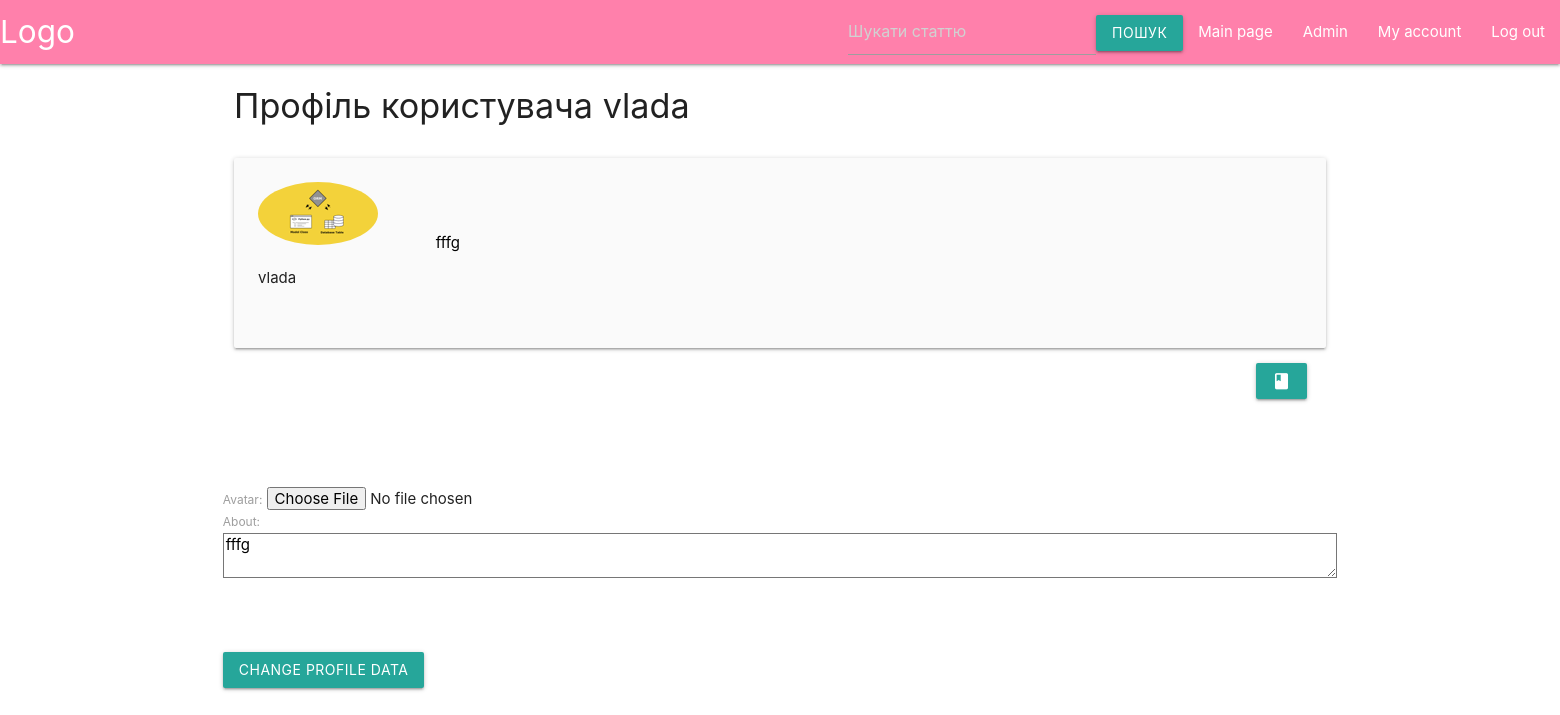
/profile/ (signed in), run on the app's committed database.
### blog/models.py (models this page shows, shortened)
class Profile(models.Model):
    user = models.OneToOneField(User, on_delete=models.CASCADE)
    avatar = models.ImageField(upload_to='blog/static/img/profiles',
                               default = 'blog/static/img/profiles/default.png',
                               verbose_name = 'Фото профілю')
    about = models.TextField(max_length=500,
                             verbose_name = 'Про себе',
                             blank=True)

### blog/views.py (the view)
# urls.py: path('profile/', views.profile, name='user_profile'),
@login_required
def profile(request):
    if request.method == 'POST':
        profile_form = ProfileForm(request.POST, request.FILES, instance=request.user.profile)
        if profile_form.is_valid():
            profile_form.save()
            messages.success(request, "Профіль оновлено")
            return redirect(to='user_profile')
    else:
        try:
            request.user.profile
        except Profile.DoesNotExist:
            Profile.objects.create(user = request.user).save()
        finally:
            profile_form = ProfileForm(instance=request.user.profile)
    profile = request.user.profile
    return render(request, 'profile.html',{
        'profile': profile,
        'profile_form': profile_form
    })

### blog/forms.py
class ProfileForm(forms.ModelForm):
    avatar = forms.ImageField(widget=forms.FileInput(attrs={'class':'form-control-file'}))
    about = forms.CharField(widget=forms.Textarea(attrs={'class':'form-control', 'rows': 4}))
    class Meta:
        model = Profile
        fields = ['avatar', 'about']

### blog/templates/profile.html (shortened to what this page needs)
{% extends 'navbar.html' %}
{% block content %}
    <div class="container">
        <div class="row">
            <h4>Профіль користувача {{user.username}}</h4>
        </div>
            <div class="col s12 m8 offset-m2 l6 offset-l3">
                <div class="card-panel grey lighten-5 z-depth-1">
                  <div class="row valign-wrapper">
                    <div class="col s2">
                        <img class="circle responsive-img" src='/{{profile.avatar}}'>
                        <p>{{user.username}}</p>
                    </div>
                    <div class="col s10">
                      <span class="black-text">
                        {{profile.about}}
                    </div>
                  </div>
                </div>
                <div class="row">
                    <div class="col s11 offset-s11">
                        <button form="show_saved" type="submit" class="btn waves-effect">
                            <i class="small material-icons">book</i>
                        </button>
                </div>
              </div>
                <br><br><br>
            <div class="row">
                <form action = "{% url 'user_profile' %}"
                method="POST" enctype='multipart/form-data'>
                    {{profile_form.as_div }}
                    <br><br><br>
                         <button class="btn waves-effect"
                         type= "submit">
                            Change profile data
                    </button>
                </form>
            </div>
        </div>
    </div>
{% endblock %}

### data on the page
Profile: avatar (picture), about "fffg"

### other printed values
{{ user.username }} "vlada"
